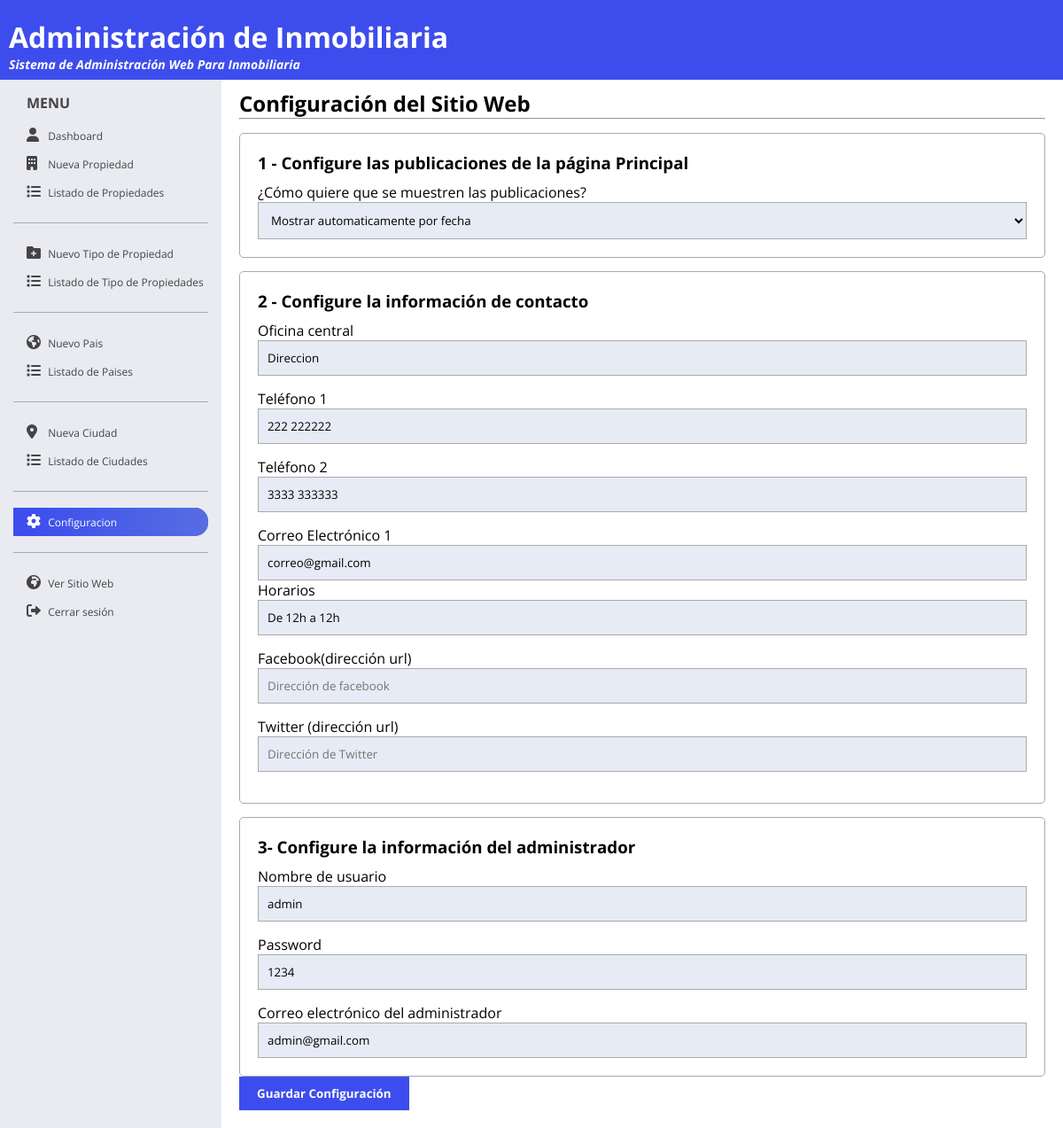
Page /admin/configuracion.php (signed in) on the committed database.
### tables this page shows
CREATE TABLE `configuracion` (
  `id` int(11) NOT NULL,
  `propiedad1` int(11) DEFAULT NULL,
  `propiedad2` int(11) DEFAULT NULL,
  `propiedad3` int(11) DEFAULT NULL,
  `propiedad4` int(11) DEFAULT NULL,
  `propiedad5` int(11) DEFAULT NULL,
  `propiedad6` int(11) DEFAULT NULL,
  `oficina_central` varchar(400) DEFAULT NULL,
  `telefono1` varchar(100) DEFAULT NULL,
  `telefono2` varchar(100) DEFAULT NULL,
  `email_contacto` varchar(100) DEFAULT NULL,
  `horarios` varchar(200) DEFAULT NULL,
  `mapa` varchar(300) DEFAULT NULL,
  `facebook` varchar(100) DEFAULT NULL,
  `twitter` varchar(200) DEFAULT NULL,
  `tipo_visualizacion_propiedades` varchar(1) DEFAULT NULL,
  `user` varchar(50) DEFAULT NULL,
  `password` varchar(20) DEFAULT NULL,
  `email_administrador` varchar(100) DEFAULT NULL
);

### admin/configuracion.php (the view, shortened to what this page needs)
<?php
function obtenerConfiguracion()
{
    include("conexion.php");
    $query = "SELECT COUNT(*) AS total FROM configuracion";
    $result = mysqli_query($conn, $query);
    $row = mysqli_fetch_assoc($result);
    $query = "SELECT * FROM configuracion  WHERE id='1'";
    $result = mysqli_query($conn, $query);
    $config = mysqli_fetch_assoc($result);
    return $config;
}
$config = obtenerConfiguracion();
?>
<!DOCTYPE html>
<html lang="es">
<head>
    <link rel="stylesheet" href="https://cdnjs.cloudflare.com/ajax/libs/font-awesome/6.0.0/css/all.min.css" />
    <link rel="stylesheet" href="estilo.css">
</head>
<body>
    <?php include("header.php"); ?>
    <div id="contenedor-admin">
        <?php include("contenedor-menu.php"); ?>
        <div class="contenedor-principal">
            <div id="configuracion">
                <h2>Configuración del Sitio Web</h2>
                <hr>
                <form action="<?php echo $_SERVER['PHP_SELF'] ?>" method="post">
                    <div class="box-configuracion">
                        <h3>1 - Configure las publicaciones de la página Principal</h3>
                        <div class="fila">
                            <label for="tipo_visualizacion_propiedades">¿Cómo quiere que se muestren las publicaciones?</label>
                            <select name="tipo_visualizacion_propiedades" id="tipo_visualizacion_propiedades" class="input-entrada-texto" onchange="tipoDeMuestra(this.value)">
                                <option value="f" <?php if ($config['tipo_visualizacion_propiedades'] == "f") {
                                                        echo "selected";
                                                    } ?>>Mostrar automaticamente por fecha</option>
                            </select>
                        </div>
                    </div>
                    <div class="box-configuracion">
                        <h3>2 - Configure la información de contacto</h3>
                        <label for="oficina_central">Oficina central</label>
                        <input type="text" value="<?php echo $config['oficina_central'] ?>" placeholder="Oficina Central" name="oficina_central" class="input-entrada-texto">
                        <label for="telefono1">Teléfono 1</label>
                        <input type="text" value="<?php echo $config['telefono1'] ?>" placeholder="Teléfono 1" name="telefono1" class="input-entrada-texto">
                        <label for="telefono2">Teléfono 2</label>
                        <input type="text" value="<?php echo $config['telefono2'] ?>" placeholder="Teléfono 2" name="telefono2" class="input-entrada-texto">
                        <label for="e-mail">Correo Electrónico 1</label>
                        <input type="email" value="<?php echo $config['email_contacto'] ?>" placeholder="Correo Electrónico" name="email_contacto" class="input-entrada-texto">
                        <label for="horarios">Horarios</label>
                        <input type="text" value="<?php echo $config['horarios'] ?>" placeholder="Horarios" name="horarios" class="input-entrada-texto">
                        <label for="horarios">Facebook(dirección url)</label>
                        <input type="text" value="<?php echo $config['facebook'] ?>" placeholder="Dirección de facebook" name="facebook" class="input-entrada-texto">
                        <label for="horarios">Twitter (dirección url)</label>
                        <input type="text" value="<?php echo $config['twitter'] ?>" placeholder="Dirección de Twitter" name="twitter" class="input-entrada-texto">
                    </div>
                    <div class="box-configuracion">
                        <h3>3- Configure la información del administrador</h3>
                        <label for="user">Nombre de usuario</label>
                        <input type="text" value="<?php echo $config['user'] ?>" placeholder="Nombre de usuario" name="user" class="input-entrada-texto" required>
                        <label for="password">Password</label>
                        <input type="text" value="<?php echo $config['password'] ?>" placeholder="Contraseña" name="password" class="input-entrada-texto" required>
                        <label for="email_administrador">Correo electrónico del administrador</label>
                        <input type="email" value="<?php echo $config['email_administrador'] ?>" placeholder="Correo Electrínico" name="email_administrador" class="input-entrada-texto" required>
                    </div>
                    <input type="submit" value="Guardar Configuración" name="guardar" class="btn-accion">
                </form>
            </div>
        </div>
    </div>
</body>
</html>

### admin/header.php
<header>
    <h1>Administración de Inmobiliaria</h1>
    <h2>Sistema de Administración Web Para Inmobiliaria</h2>
</header>

### admin/contenedor-menu.php
<div class="contenedor-menu">
    <h2>MENU</h2>
    <nav>
        <ul>
            <li id="link-dashboard">
                <a href="index.php">
                    <i class="fa-solid fa-user"></i>
                    Dashboard
                </a>
            </li>
            <li id="link-add-propiedad">
                <a href="add-propiedad.php" >
                    <i class="fa-solid fa-building"></i>
                    Nueva Propiedad
                </a>
            </li>
            <li id="link-listado-propiedades">
                <a href="listado-propiedades.php">
                    <i class="fa-solid fa-list"></i>
                    Listado de Propiedades
                </a>
            </li>
            <hr>
            <li id="link-add-tipo-propiedad">
                <a href="add-tipo-propiedad.php">
                    <i class="fa-solid fa-folder-plus"></i>
                    Nuevo Tipo de Propiedad
                </a>
            </li>
            <li id="link-listado-tipo-propiedades">
                <a href="listado-tipo-propiedades.php">
                    <i class="fa-solid fa-list"></i>
                    Listado de Tipo de Propiedades
                </a>
            </li>
            <hr>
            <li id="link-add-pais">
                <a href="add-pais.php">
                    <i class="fa-solid fa-earth-americas"></i>
                    Nuevo Pais
                </a>
            </li>
            <li id="link-listado-paises">
                <a href="listado-paises.php">
                    <i class="fa-solid fa-list"></i>
                    Listado de Paises
                </a>
            </li>
            <hr>
            <li id="link-add-ciudad">
                <a href="add-ciudad.php">
                    <i class="fa-solid fa-location-dot"></i>
                    Nueva Ciudad
                </a>
            </li>
            <li id="link-listado-ciudades">
                <a href="listado-ciudades.php">
                    <i class="fa-solid fa-list"></i>
                    Listado de Ciudades
                </a>
            </li>
            <hr>
            <li id="link-configuracion">
                <a href="configuracion.php">
                <i class="fa-solid fa-gear"></i>
                    Configuracion
                </a>
            </li>
            <hr>
            <li id="link-ver-sitio">
                <a href="../index.php" target="_blank">
                <i class="fa-solid fa-earth-africa"></i>
                    Ver Sitio Web
                </a>
            </li>
            <li>
                <a href="cerrar-sesion.php">
                    <i class="fa-solid fa-right-from-bracket"></i>
                    Cerrar sesión
                </a>
            </li>
        </ul>
    </nav>
</div>

### admin/estilo.css (style rules this page uses)
* { margin: 0; padding: 0; box-sizing: border-box; font-family: 'Open Sans'; }
html, body { height: 100%; }
header { top: 0; left: 0; width: 100%; height: 90px; padding: 20px 10px; color: #fff; background-color: #3d4ded; position: fixed; z-index: 99; }
header h2 { font-size: 14px; font-style: italic; }
#contenedor-admin { width: 100%; height: 100%; background-color: #fff; }
.contenedor-menu { position: fixed; left: 0; top: 80px; width: 250px; padding: 15px; background-color: #e9ebf1; color: #444; height: 100%; }
.contenedor-menu h2 { font-size: 16px; margin: 10px 15px; }
.contenedor-menu nav ul { list-style: none; }
.contenedor-menu nav ul li { padding-left: 15px; border-radius: 0 15px 15px 0; overflow: hidden; }
.contenedor-menu nav ul li i { font-size: 16px; width: 16px !important; color: #444; margin-right: 5px !important; }
.contenedor-menu nav ul hr { margin: 18px 0; border: none; border-top: 1px solid; color: #aaa; }
.contenedor-menu nav ul li a { display: inline-block; width: 100%; color: #444; text-decoration: none; font-size: 12px; padding: 7px 0; }
.pagina-activa, .pagina-activa a { background:linear-gradient(to right, #3d4ded,#576de2); color: #fff !important; }
.pagina-activa i { color: #fff !important; }
.contenedor-principal { position: relative; height: 100%; padding-top: 80px; margin-left: 250px; }
.btn-accion { background-color: #3d4ded; border: none; display: inline-block; padding: 10px 20px; font-weight: bold; color: #fff; cursor: pointer; }
#nueva-propiedad .input-entrada-texto, #actualizar-propiedad .input-entrada-texto, #configuracion .input-entrada-texto { width: 100%; border: 1px solid #aaa; background-color: #e6ebf5; padding: 10px; }
#configuracion { background-color: #fff; padding: 20px; }
#configuracion .box-configuracion { background-color: #fff; padding: 20px; border: 1px solid #aaa; border-radius: 5px; margin-top: 15px; }
#configuracion .box-configuracion h3 { margin-bottom: 10px; }
#configuracion label { width: 100%; display: block; }
#configuracion .box-configuracion input[type="text"] { margin-bottom: 15px; }

### rows in the picture
configuracion: tipo_visualizacion_propiedades "Mostrar automaticamente por fecha", oficina_central "Direccion", telefono1 "222 222222", telefono2 "3333 333333", email_contacto "correo@gmail.com", horarios "De 12h a 12h", user "admin", password "1234", email_administrador "admin@gmail.com"
